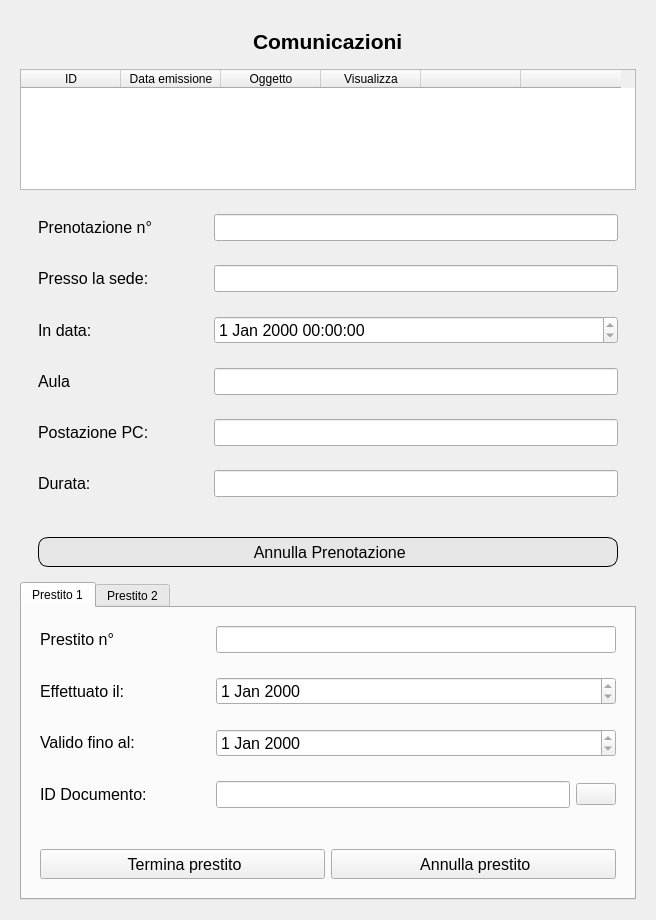
<?xml version="1.0" encoding="UTF-8"?>
<ui version="4.0">
 <class>Form</class>
 <widget class="QWidget" name="Form">
  <property name="geometry">
   <rect>
    <x>0</x>
    <y>0</y>
    <width>656</width>
    <height>920</height>
   </rect>
  </property>
  <property name="windowTitle">
   <string>Form</string>
  </property>
  <layout class="QVBoxLayout" name="verticalLayout">
   <item>
    <widget class="QWidget" name="widget_32" native="true">
     <layout class="QVBoxLayout" name="verticalLayout_27">
      <item>
       <widget class="QWidget" name="widget_38" native="true">
        <property name="sizePolicy">
         <sizepolicy hsizetype="Preferred" vsizetype="Fixed">
          <horstretch>0</horstretch>
          <verstretch>0</verstretch>
         </sizepolicy>
        </property>
        <layout class="QVBoxLayout" name="verticalLayout_35">
         <item alignment="Qt::AlignHCenter|Qt::AlignTop">
          <widget class="QLabel" name="label_39">
           <property name="font">
            <font>
             <pointsize>16</pointsize>
             <weight>75</weight>
             <bold>true</bold>
            </font>
           </property>
           <property name="text">
            <string>Comunicazioni</string>
           </property>
          </widget>
         </item>
        </layout>
       </widget>
      </item>
      <item>
       <widget class="QTableWidget" name="tableWidget_3">
        <column>
         <property name="text">
          <string>ID</string>
         </property>
        </column>
        <column>
         <property name="text">
          <string>Data emissione</string>
         </property>
        </column>
        <column>
         <property name="text">
          <string>Oggetto</string>
         </property>
        </column>
        <column>
         <property name="text">
          <string>Visualizza</string>
         </property>
        </column>
        <column>
         <property name="text">
          <string/>
         </property>
        </column>
        <column>
         <property name="text">
          <string/>
         </property>
        </column>
       </widget>
      </item>
      <item>
       <widget class="QWidget" name="widget_65" native="true">
        <layout class="QVBoxLayout" name="verticalLayout_38">
         <item>
          <widget class="QWidget" name="widget_66" native="true">
           <property name="sizePolicy">
            <sizepolicy hsizetype="Preferred" vsizetype="Fixed">
             <horstretch>0</horstretch>
             <verstretch>0</verstretch>
            </sizepolicy>
           </property>
           <layout class="QHBoxLayout" name="horizontalLayout_45">
            <item>
             <widget class="QLabel" name="label_53">
              <property name="minimumSize">
               <size>
                <width>170</width>
                <height>0</height>
               </size>
              </property>
              <property name="maximumSize">
               <size>
                <width>170</width>
                <height>16777215</height>
               </size>
              </property>
              <property name="font">
               <font>
                <pointsize>12</pointsize>
               </font>
              </property>
              <property name="text">
               <string>Prenotazione n°</string>
              </property>
             </widget>
            </item>
            <item>
             <widget class="QLineEdit" name="lineEdit_9">
              <property name="font">
               <font>
                <pointsize>12</pointsize>
               </font>
              </property>
              <property name="readOnly">
               <bool>true</bool>
              </property>
             </widget>
            </item>
           </layout>
          </widget>
         </item>
         <item>
          <widget class="QWidget" name="widget_67" native="true">
           <property name="sizePolicy">
            <sizepolicy hsizetype="Preferred" vsizetype="Fixed">
             <horstretch>0</horstretch>
             <verstretch>0</verstretch>
            </sizepolicy>
           </property>
           <layout class="QHBoxLayout" name="horizontalLayout_46">
            <item>
             <widget class="QLabel" name="label_54">
              <property name="sizePolicy">
               <sizepolicy hsizetype="Preferred" vsizetype="Fixed">
                <horstretch>0</horstretch>
                <verstretch>0</verstretch>
               </sizepolicy>
              </property>
              <property name="minimumSize">
               <size>
                <width>170</width>
                <height>0</height>
               </size>
              </property>
              <property name="maximumSize">
               <size>
                <width>170</width>
                <height>16777215</height>
               </size>
              </property>
              <property name="font">
               <font>
                <pointsize>12</pointsize>
               </font>
              </property>
              <property name="text">
               <string>Presso la sede:</string>
              </property>
             </widget>
            </item>
            <item>
             <widget class="QLineEdit" name="lineEdit_11">
              <property name="font">
               <font>
                <pointsize>12</pointsize>
               </font>
              </property>
              <property name="readOnly">
               <bool>true</bool>
              </property>
             </widget>
            </item>
           </layout>
          </widget>
         </item>
         <item>
          <widget class="QWidget" name="widget_68" native="true">
           <property name="sizePolicy">
            <sizepolicy hsizetype="Preferred" vsizetype="Fixed">
             <horstretch>0</horstretch>
             <verstretch>0</verstretch>
            </sizepolicy>
           </property>
           <layout class="QHBoxLayout" name="horizontalLayout_47">
            <item>
             <widget class="QLabel" name="label_55">
              <property name="maximumSize">
               <size>
                <width>170</width>
                <height>16777215</height>
               </size>
              </property>
              <property name="font">
               <font>
                <pointsize>12</pointsize>
               </font>
              </property>
              <property name="text">
               <string>In data:</string>
              </property>
             </widget>
            </item>
            <item>
             <widget class="QDateTimeEdit" name="dateTimeEdit_5">
              <property name="font">
               <font>
                <pointsize>12</pointsize>
               </font>
              </property>
              <property name="readOnly">
               <bool>true</bool>
              </property>
             </widget>
            </item>
           </layout>
          </widget>
         </item>
         <item>
          <widget class="QWidget" name="widget_69" native="true">
           <property name="sizePolicy">
            <sizepolicy hsizetype="Preferred" vsizetype="Fixed">
             <horstretch>0</horstretch>
             <verstretch>0</verstretch>
            </sizepolicy>
           </property>
           <layout class="QHBoxLayout" name="horizontalLayout_48">
            <item>
             <widget class="QLabel" name="label_56">
              <property name="minimumSize">
               <size>
                <width>170</width>
                <height>0</height>
               </size>
              </property>
              <property name="maximumSize">
               <size>
                <width>170</width>
                <height>16777215</height>
               </size>
              </property>
              <property name="font">
               <font>
                <pointsize>12</pointsize>
               </font>
              </property>
              <property name="text">
               <string>Aula</string>
              </property>
             </widget>
            </item>
            <item>
             <widget class="QLineEdit" name="lineEdit_10">
              <property name="font">
               <font>
                <pointsize>12</pointsize>
               </font>
              </property>
              <property name="readOnly">
               <bool>true</bool>
              </property>
             </widget>
            </item>
           </layout>
          </widget>
         </item>
         <item>
          <widget class="QWidget" name="widget_70" native="true">
           <layout class="QHBoxLayout" name="horizontalLayout_49">
            <item>
             <widget class="QLabel" name="label_57">
              <property name="minimumSize">
               <size>
                <width>170</width>
                <height>0</height>
               </size>
              </property>
              <property name="maximumSize">
               <size>
                <width>170</width>
                <height>16777215</height>
               </size>
              </property>
              <property name="font">
               <font>
                <pointsize>12</pointsize>
               </font>
              </property>
              <property name="text">
               <string>Postazione PC:</string>
              </property>
             </widget>
            </item>
            <item>
             <widget class="QLineEdit" name="lineEdit_12">
              <property name="font">
               <font>
                <pointsize>12</pointsize>
               </font>
              </property>
              <property name="readOnly">
               <bool>true</bool>
              </property>
             </widget>
            </item>
           </layout>
          </widget>
         </item>
         <item>
          <widget class="QWidget" name="widget_71" native="true">
           <layout class="QHBoxLayout" name="horizontalLayout_50">
            <item>
             <widget class="QLabel" name="label_58">
              <property name="minimumSize">
               <size>
                <width>170</width>
                <height>0</height>
               </size>
              </property>
              <property name="maximumSize">
               <size>
                <width>170</width>
                <height>16777215</height>
               </size>
              </property>
              <property name="font">
               <font>
                <pointsize>12</pointsize>
               </font>
              </property>
              <property name="text">
               <string>Durata:</string>
              </property>
             </widget>
            </item>
            <item>
             <widget class="QLineEdit" name="lineEdit_13">
              <property name="font">
               <font>
                <pointsize>12</pointsize>
               </font>
              </property>
              <property name="readOnly">
               <bool>true</bool>
              </property>
             </widget>
            </item>
           </layout>
          </widget>
         </item>
         <item>
          <widget class="QWidget" name="widget_72" native="true">
           <layout class="QHBoxLayout" name="horizontalLayout_51">
            <property name="topMargin">
             <number>25</number>
            </property>
            <property name="bottomMargin">
             <number>0</number>
            </property>
            <item>
             <widget class="QPushButton" name="annullaPrenotazioneButton">
              <property name="sizePolicy">
               <sizepolicy hsizetype="Minimum" vsizetype="Preferred">
                <horstretch>0</horstretch>
                <verstretch>0</verstretch>
               </sizepolicy>
              </property>
              <property name="minimumSize">
               <size>
                <width>0</width>
                <height>30</height>
               </size>
              </property>
              <property name="maximumSize">
               <size>
                <width>16777215</width>
                <height>30</height>
               </size>
              </property>
              <property name="font">
               <font>
                <pointsize>12</pointsize>
               </font>
              </property>
              <property name="styleSheet">
               <string notr="true">QPushButton#annullaPrenotazioneButton {
	background-color:rgb(230, 230, 230);
	border-radius: 10px;
	border-color: rgb(0, 0, 0);
	border: 1px solid;
}
QPushButton#annullaPrenotazioneButton:hover {
	background-color: rgb(207, 207, 207);
}</string>
              </property>
              <property name="text">
               <string> Annulla Prenotazione</string>
              </property>
              <property name="icon">
               <iconset>
                <normaloff>../../Amministratore/Resources/red x icon.png</normaloff>../../Amministratore/Resources/red x icon.png</iconset>
              </property>
             </widget>
            </item>
           </layout>
          </widget>
         </item>
        </layout>
       </widget>
      </item>
      <item>
       <widget class="QTabWidget" name="tabWidget_2">
        <property name="sizePolicy">
         <sizepolicy hsizetype="Expanding" vsizetype="Fixed">
          <horstretch>0</horstretch>
          <verstretch>0</verstretch>
         </sizepolicy>
        </property>
        <property name="tabShape">
         <enum>QTabWidget::Rounded</enum>
        </property>
        <property name="currentIndex">
         <number>0</number>
        </property>
        <property name="documentMode">
         <bool>false</bool>
        </property>
        <widget class="QWidget" name="vbfb">
         <attribute name="title">
          <string>Prestito 1</string>
         </attribute>
         <layout class="QVBoxLayout" name="verticalLayout_34">
          <item>
           <widget class="QWidget" name="widget_55" native="true">
            <property name="sizePolicy">
             <sizepolicy hsizetype="Preferred" vsizetype="Fixed">
              <horstretch>0</horstretch>
              <verstretch>0</verstretch>
             </sizepolicy>
            </property>
            <layout class="QHBoxLayout" name="horizontalLayout_35">
             <item>
              <widget class="QLabel" name="label_40">
               <property name="minimumSize">
                <size>
                 <width>170</width>
                 <height>0</height>
                </size>
               </property>
               <property name="maximumSize">
                <size>
                 <width>170</width>
                 <height>16777215</height>
                </size>
               </property>
               <property name="font">
                <font>
                 <pointsize>12</pointsize>
                </font>
               </property>
               <property name="text">
                <string>Prestito n°</string>
               </property>
              </widget>
             </item>
             <item>
              <widget class="QLineEdit" name="codice_2">
               <property name="font">
                <font>
                 <pointsize>12</pointsize>
                </font>
               </property>
               <property name="readOnly">
                <bool>true</bool>
               </property>
              </widget>
             </item>
            </layout>
           </widget>
          </item>
          <item>
           <widget class="QWidget" name="widget_44" native="true">
            <property name="sizePolicy">
             <sizepolicy hsizetype="Preferred" vsizetype="Fixed">
              <horstretch>0</horstretch>
              <verstretch>0</verstretch>
             </sizepolicy>
            </property>
            <layout class="QHBoxLayout" name="horizontalLayout_36">
             <item>
              <widget class="QLabel" name="label_45">
               <property name="maximumSize">
                <size>
                 <width>170</width>
                 <height>16777215</height>
                </size>
               </property>
               <property name="font">
                <font>
                 <pointsize>12</pointsize>
                </font>
               </property>
               <property name="text">
                <string>Effettuato il:</string>
               </property>
              </widget>
             </item>
             <item>
              <widget class="QDateEdit" name="dataInizio_2">
               <property name="font">
                <font>
                 <pointsize>12</pointsize>
                </font>
               </property>
               <property name="readOnly">
                <bool>true</bool>
               </property>
              </widget>
             </item>
            </layout>
           </widget>
          </item>
          <item>
           <widget class="QWidget" name="widget_56" native="true">
            <property name="sizePolicy">
             <sizepolicy hsizetype="Preferred" vsizetype="Fixed">
              <horstretch>0</horstretch>
              <verstretch>0</verstretch>
             </sizepolicy>
            </property>
            <layout class="QHBoxLayout" name="horizontalLayout_37">
             <item>
              <widget class="QLabel" name="label_46">
               <property name="sizePolicy">
                <sizepolicy hsizetype="Preferred" vsizetype="Fixed">
                 <horstretch>0</horstretch>
                 <verstretch>0</verstretch>
                </sizepolicy>
               </property>
               <property name="maximumSize">
                <size>
                 <width>170</width>
                 <height>16777215</height>
                </size>
               </property>
               <property name="font">
                <font>
                 <pointsize>12</pointsize>
                </font>
               </property>
               <property name="text">
                <string>Valido fino al: </string>
               </property>
              </widget>
             </item>
             <item>
              <widget class="QDateEdit" name="dataScadenza_2">
               <property name="font">
                <font>
                 <pointsize>12</pointsize>
                </font>
               </property>
               <property name="readOnly">
                <bool>true</bool>
               </property>
              </widget>
             </item>
            </layout>
           </widget>
          </item>
          <item>
           <widget class="QWidget" name="widget_57" native="true">
            <property name="sizePolicy">
             <sizepolicy hsizetype="Preferred" vsizetype="Fixed">
              <horstretch>0</horstretch>
              <verstretch>0</verstretch>
             </sizepolicy>
            </property>
            <layout class="QHBoxLayout" name="horizontalLayout_38">
             <item>
              <widget class="QLabel" name="label_47">
               <property name="minimumSize">
                <size>
                 <width>170</width>
                 <height>0</height>
                </size>
               </property>
               <property name="maximumSize">
                <size>
                 <width>170</width>
                 <height>16777215</height>
                </size>
               </property>
               <property name="font">
                <font>
                 <pointsize>12</pointsize>
                </font>
               </property>
               <property name="text">
                <string>ID Documento:</string>
               </property>
              </widget>
             </item>
             <item>
              <widget class="QLineEdit" name="documento_2">
               <property name="font">
                <font>
                 <pointsize>12</pointsize>
                </font>
               </property>
               <property name="readOnly">
                <bool>true</bool>
               </property>
              </widget>
             </item>
             <item>
              <widget class="QPushButton" name="visualizzaDocumentoButton_2">
               <property name="styleSheet">
                <string notr="true">QPushButton#visualizzaDocumentoButton {
	border: 1px solid;
	background-color:rgb(230, 230, 230);
	border-radius: 5px;
	border-color: rgb(0, 0, 0);
}
QPushButton#visualizzaDocumentoButton:hover {
	
	background-color: rgb(207, 207, 207);
}
</string>
               </property>
               <property name="text">
                <string/>
               </property>
               <property name="icon">
                <iconset>
                 <normaloff>../../Amministratore/Resources/eye icon.jpg</normaloff>../../Amministratore/Resources/eye icon.jpg</iconset>
               </property>
               <property name="iconSize">
                <size>
                 <width>24</width>
                 <height>24</height>
                </size>
               </property>
              </widget>
             </item>
            </layout>
           </widget>
          </item>
          <item>
           <widget class="QWidget" name="widget_58" native="true">
            <layout class="QHBoxLayout" name="horizontalLayout_39">
             <property name="topMargin">
              <number>25</number>
             </property>
             <item>
              <widget class="QPushButton" name="terminaPrestitoButton_2">
               <property name="minimumSize">
                <size>
                 <width>0</width>
                 <height>30</height>
                </size>
               </property>
               <property name="maximumSize">
                <size>
                 <width>16777215</width>
                 <height>30</height>
                </size>
               </property>
               <property name="font">
                <font>
                 <pointsize>12</pointsize>
                </font>
               </property>
               <property name="styleSheet">
                <string notr="true">QPushButton#terminaPrestitoButton {
	background-color:rgb(230, 230, 230);
	border-radius: 10px;
	border-color: rgb(0, 0, 0);
	border: 1px solid;
}
QPushButton#terminaPrestitoButton:hover {
	background-color: rgb(207, 207, 207);
}</string>
               </property>
               <property name="text">
                <string> Termina prestito</string>
               </property>
               <property name="icon">
                <iconset>
                 <normaloff>../../Amministratore/Resources/ok icon.png</normaloff>../../Amministratore/Resources/ok icon.png</iconset>
               </property>
              </widget>
             </item>
             <item>
              <widget class="QPushButton" name="annullaPrestitoButton_2">
               <property name="minimumSize">
                <size>
                 <width>0</width>
                 <height>30</height>
                </size>
               </property>
               <property name="maximumSize">
                <size>
                 <width>16777215</width>
                 <height>30</height>
                </size>
               </property>
               <property name="font">
                <font>
                 <pointsize>12</pointsize>
                </font>
               </property>
               <property name="styleSheet">
                <string notr="true">QPushButton#annullaPrestitoButton {
	background-color:rgb(230, 230, 230);
	border-radius: 10px;
	border-color: rgb(0, 0, 0);
	border: 1px solid;
}
QPushButton#annullaPrestitoButton:hover {
	background-color: rgb(207, 207, 207);
}</string>
               </property>
               <property name="text">
                <string> Annulla prestito</string>
               </property>
               <property name="icon">
                <iconset>
                 <normaloff>../../Amministratore/Resources/red x icon.png</normaloff>../../Amministratore/Resources/red x icon.png</iconset>
               </property>
              </widget>
             </item>
            </layout>
           </widget>
          </item>
         </layout>
        </widget>
        <widget class="QWidget" name="prestito2_2">
         <attribute name="title">
          <string>Prestito 2</string>
         </attribute>
         <layout class="QVBoxLayout" name="verticalLayout_36">
          <item>
           <widget class="QWidget" name="widget_59" native="true">
            <property name="sizePolicy">
             <sizepolicy hsizetype="Preferred" vsizetype="Fixed">
              <horstretch>0</horstretch>
              <verstretch>0</verstretch>
             </sizepolicy>
            </property>
            <layout class="QHBoxLayout" name="horizontalLayout_40">
             <item>
              <widget class="QLabel" name="label_48">
               <property name="minimumSize">
                <size>
                 <width>170</width>
                 <height>0</height>
                </size>
               </property>
               <property name="maximumSize">
                <size>
                 <width>170</width>
                 <height>16777215</height>
                </size>
               </property>
               <property name="font">
                <font>
                 <pointsize>12</pointsize>
                </font>
               </property>
               <property name="text">
                <string>Prestito n°</string>
               </property>
              </widget>
             </item>
             <item>
              <widget class="QLineEdit" name="codice2_2">
               <property name="font">
                <font>
                 <pointsize>12</pointsize>
                </font>
               </property>
               <property name="readOnly">
                <bool>true</bool>
               </property>
              </widget>
             </item>
            </layout>
           </widget>
          </item>
          <item>
           <widget class="QWidget" name="widget_60" native="true">
            <property name="sizePolicy">
             <sizepolicy hsizetype="Preferred" vsizetype="Fixed">
              <horstretch>0</horstretch>
              <verstretch>0</verstretch>
             </sizepolicy>
            </property>
            <layout class="QHBoxLayout" name="horizontalLayout_41">
             <item>
              <widget class="QLabel" name="label_49">
               <property name="maximumSize">
                <size>
                 <width>170</width>
                 <height>16777215</height>
                </size>
               </property>
               <property name="font">
                <font>
                 <pointsize>12</pointsize>
                </font>
               </property>
               <property name="text">
                <string>Effettuato il:</string>
               </property>
              </widget>
             </item>
             <item>
              <widget class="QDateEdit" name="dataInizio2_2">
               <property name="enabled">
                <bool>true</bool>
               </property>
               <property name="font">
                <font>
                 <pointsize>12</pointsize>
                </font>
               </property>
               <property name="frame">
                <bool>true</bool>
               </property>
               <property name="readOnly">
                <bool>true</bool>
               </property>
              </widget>
             </item>
            </layout>
           </widget>
          </item>
          <item>
           <widget class="QWidget" name="widget_61" native="true">
            <property name="sizePolicy">
             <sizepolicy hsizetype="Preferred" vsizetype="Fixed">
              <horstretch>0</horstretch>
              <verstretch>0</verstretch>
             </sizepolicy>
            </property>
            <layout class="QHBoxLayout" name="horizontalLayout_42">
             <item>
              <widget class="QLabel" name="label_50">
               <property name="sizePolicy">
                <sizepolicy hsizetype="Preferred" vsizetype="Fixed">
                 <horstretch>0</horstretch>
                 <verstretch>0</verstretch>
                </sizepolicy>
               </property>
               <property name="maximumSize">
                <size>
                 <width>170</width>
                 <height>16777215</height>
                </size>
               </property>
               <property name="font">
                <font>
                 <pointsize>12</pointsize>
                </font>
               </property>
               <property name="text">
                <string>Valido fino al: </string>
               </property>
              </widget>
             </item>
             <item>
              <widget class="QDateTimeEdit" name="dataScadenza2_2">
               <property name="font">
                <font>
                 <pointsize>12</pointsize>
                </font>
               </property>
               <property name="readOnly">
                <bool>true</bool>
               </property>
              </widget>
             </item>
            </layout>
           </widget>
          </item>
          <item>
           <widget class="QWidget" name="widget_62" native="true">
            <property name="sizePolicy">
             <sizepolicy hsizetype="Preferred" vsizetype="Fixed">
              <horstretch>0</horstretch>
              <verstretch>0</verstretch>
             </sizepolicy>
            </property>
            <layout class="QHBoxLayout" name="horizontalLayout_43">
             <item>
              <widget class="QLabel" name="label_51">
               <property name="minimumSize">
                <size>
                 <width>170</width>
                 <height>0</height>
                </size>
               </property>
               <property name="maximumSize">
                <size>
                 <width>170</width>
                 <height>16777215</height>
                </size>
               </property>
               <property name="font">
                <font>
                 <pointsize>12</pointsize>
                </font>
               </property>
               <property name="text">
                <string>ID Documento:</string>
               </property>
              </widget>
             </item>
             <item>
              <widget class="QLineEdit" name="documento2_2">
               <property name="font">
                <font>
                 <pointsize>12</pointsize>
                </font>
               </property>
               <property name="readOnly">
                <bool>true</bool>
               </property>
              </widget>
             </item>
             <item>
              <widget class="QPushButton" name="visualizzaDocumentoButton2_2">
               <property name="styleSheet">
                <string notr="true">QPushButton#visualizzaDocumentoButton2 {
	border: 1px solid;
	background-color:rgb(230, 230, 230);
	border-radius: 5px;
	border-color: rgb(0, 0, 0);
}
QPushButton#visualizzaDocumentoButton2:hover {
	
	background-color: rgb(207, 207, 207);
}
</string>
               </property>
               <property name="text">
                <string/>
               </property>
               <property name="icon">
                <iconset>
                 <normaloff>../../Amministratore/Resources/eye icon.jpg</normaloff>../../Amministratore/Resources/eye icon.jpg</iconset>
               </property>
               <property name="iconSize">
                <size>
                 <width>24</width>
                 <height>24</height>
                </size>
               </property>
              </widget>
             </item>
            </layout>
           </widget>
          </item>
          <item>
           <widget class="QWidget" name="widget_63" native="true">
            <layout class="QHBoxLayout" name="horizontalLayout_44">
             <property name="topMargin">
              <number>13</number>
             </property>
             <property name="bottomMargin">
              <number>0</number>
             </property>
             <item>
              <widget class="QPushButton" name="terminaPrestitoButton2_2">
               <property name="sizePolicy">
                <sizepolicy hsizetype="Minimum" vsizetype="Preferred">
                 <horstretch>0</horstretch>
                 <verstretch>0</verstretch>
                </sizepolicy>
               </property>
               <property name="minimumSize">
                <size>
                 <width>0</width>
                 <height>30</height>
                </size>
               </property>
               <property name="maximumSize">
                <size>
                 <width>16777215</width>
                 <height>30</height>
                </size>
               </property>
               <property name="font">
                <font>
                 <pointsize>12</pointsize>
                </font>
               </property>
               <property name="styleSheet">
                <string notr="true">QPushButton#terminaPrestitoButton2 {
	background-color:rgb(230, 230, 230);
	border-radius: 10px;
	border-color: rgb(0, 0, 0);
	border: 1px solid;
}
QPushButton#terminaPrestitoButton2:hover {
	background-color: rgb(207, 207, 207);
}</string>
               </property>
               <property name="text">
                <string> Termina prestito</string>
               </property>
               <property name="icon">
                <iconset>
                 <normaloff>../../Amministratore/Resources/ok icon.png</normaloff>../../Amministratore/Resources/ok icon.png</iconset>
               </property>
              </widget>
             </item>
             <item>
              <widget class="QPushButton" name="annullaPrestitoButton2_2">
               <property name="sizePolicy">
                <sizepolicy hsizetype="Minimum" vsizetype="Preferred">
                 <horstretch>0</horstretch>
                 <verstretch>0</verstretch>
                </sizepolicy>
               </property>
               <property name="minimumSize">
                <size>
                 <width>0</width>
                 <height>30</height>
                </size>
               </property>
               <property name="maximumSize">
                <size>
                 <width>16777215</width>
                 <height>30</height>
                </size>
               </property>
               <property name="font">
                <font>
                 <pointsize>12</pointsize>
                </font>
               </property>
               <property name="styleSheet">
                <string notr="true">QPushButton#annullaPrestitoButton2 {
	background-color:rgb(230, 230, 230);
	border-radius: 10px;
	border-color: rgb(0, 0, 0);
	border: 1px solid;
}
QPushButton#annullaPrestitoButton2:hover {
	background-color: rgb(207, 207, 207);
}</string>
               </property>
               <property name="text">
                <string> Annulla prestito</string>
               </property>
               <property name="icon">
                <iconset>
                 <normaloff>../../Amministratore/Resources/red x icon.png</normaloff>../../Amministratore/Resources/red x icon.png</iconset>
               </property>
              </widget>
             </item>
            </layout>
           </widget>
          </item>
         </layout>
        </widget>
       </widget>
      </item>
     </layout>
    </widget>
   </item>
  </layout>
 </widget>
 <resources/>
 <connections/>
</ui>
